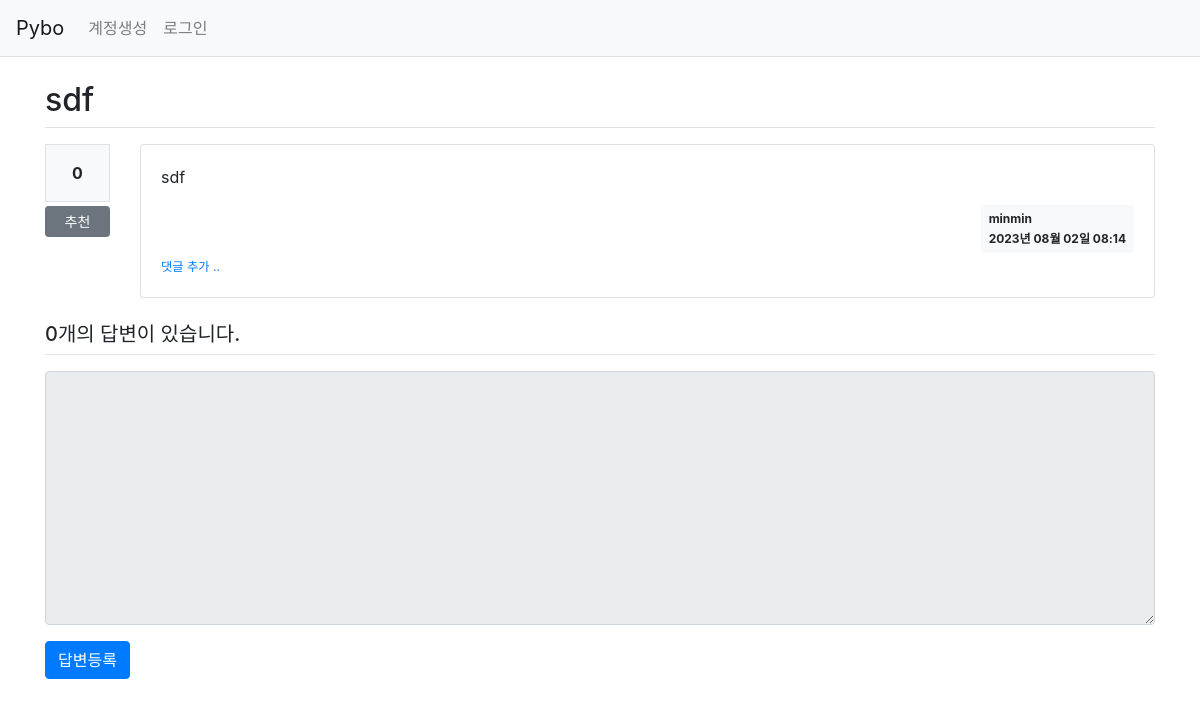
The app's page /question/detail/310/, older data.
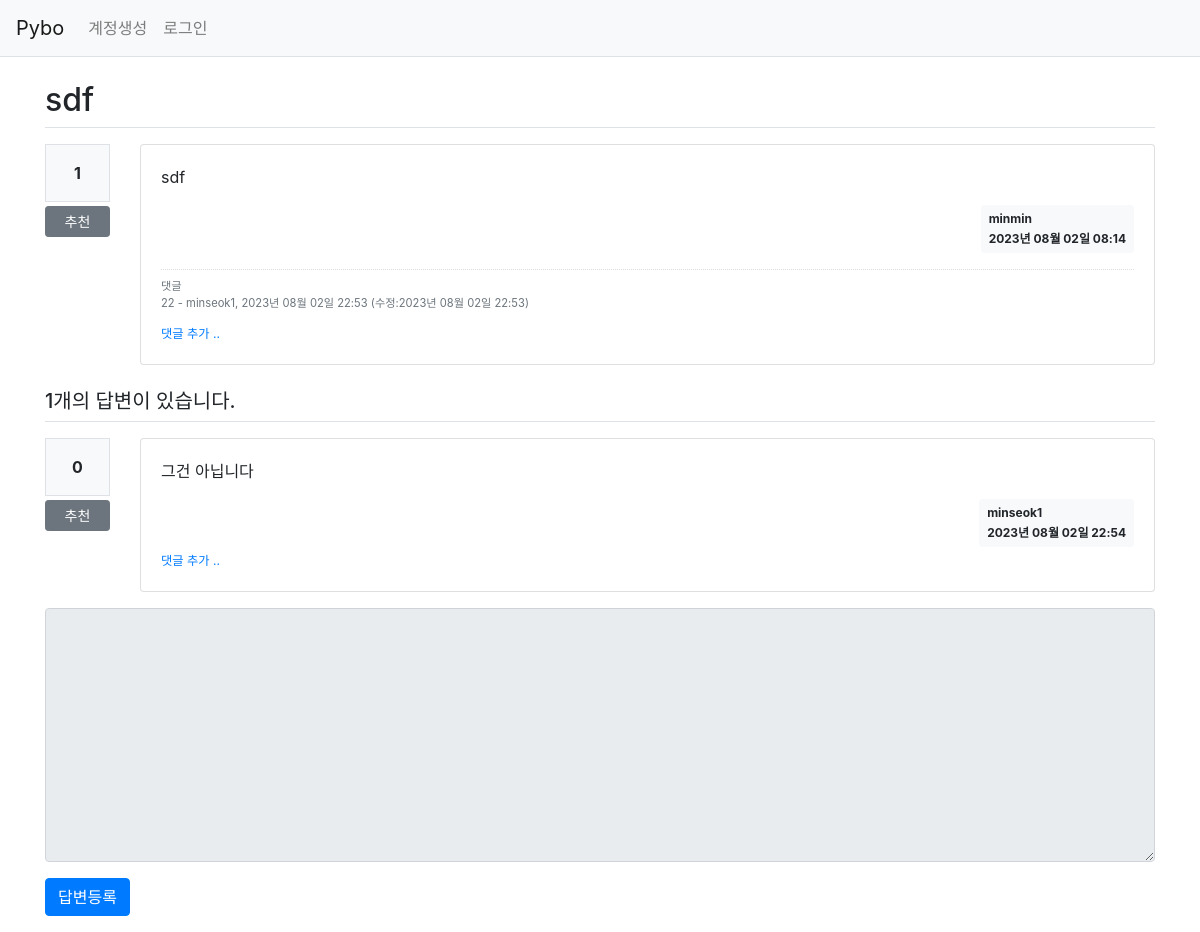
The same page, newer data.
### pybo/models.py (models this page shows)
class Question(db.Model):
    id = db.Column(db.Integer, primary_key=True)
    subject = db.Column(db.String(200), nullable=False)
    content = db.Column(db.Text(), nullable=False)
    create_date = db.Column(db.DateTime(), nullable=False)
    user_id = db.Column(db.Integer, db.ForeignKey('user.id', ondelete='CASCADE'), nullable=True)
    user = db.relationship('User', backref=db.backref('question_set'))
    modify_date = db.Column(db.DateTime(), nullable=True)
    voter = db.relationship('User', secondary=question_voter, backref=db.backref('question_voter_set'))

class User(db.Model):
    id = db.Column(db.Integer, primary_key=True)
    username = db.Column(db.String(200), unique=True, nullable=False)
    password = db.Column(db.String(200), nullable=False)
    email = db.Column(db.String(120), unique=True, nullable=False)

class Comment(db.Model):
    id = db.Column(db.Integer, primary_key=True)
    user_id = db.Column(db.Integer, db.ForeignKey('user.id', ondelete='CASCADE'), nullable=False)
    user = db.relationship('User', backref=db.backref('comment_set'))
    content = db.Column(db.Text(), nullable=False)
    create_date = db.Column(db.DateTime(), nullable=False)
    modify_date = db.Column(db.DateTime())
    question_id = db.Column(db.Integer, db.ForeignKey('question.id', ondelete='CASCADE'), nullable=True)
    question = db.relationship('Question', backref=db.backref('comment_set'))
    answer_id = db.Column(db.Integer, db.ForeignKey('answer.id', ondelete='CASCADE'), nullable=True)
    answer = db.relationship('Answer', backref=db.backref('comment_set'))

class Answer(db.Model):
    id = db.Column(db.Integer, primary_key=True)
    question_id = db.Column(db.Integer, db.ForeignKey('question.id', ondelete='CASCADE'))
    question = db.relationship('Question', backref=db.backref('answer_set', ))
    content = db.Column(db.Text(), nullable=False)
    create_date = db.Column(db.DateTime(), nullable=False)
    user_id = db.Column(db.Integer, db.ForeignKey('user.id', ondelete='CASCADE'), nullable=False)
    user = db.relationship('User', backref=db.backref('answer_set'))
    modify_date = db.Column(db.DateTime(), nullable=True)
    voter = db.relationship('User', secondary=answer_voter, backref=db.backref('answer_voter_set'))

### pybo/views/question_views.py (the view)
@bp.route('/detail/<int:question_id>/')
def detail(question_id):
    form = AnswerForm()
    question = Question.query.get_or_404(question_id)
    return render_template('question/question_detail.html', question=question, form=form)

### pybo/forms.py
class AnswerForm(FlaskForm):
    content = TextAreaField('내용', validators=[DataRequired('내용은 필수 입력 항목입니다.')])

### pybo/filter.py (called while the page is built)
def format_datetime(value, fmt='%Y년 %m월 %d일 %H:%M'):
    return value.strftime(fmt)

### pybo/views/auth_views.py (called while the page is built)
@bp.before_app_request
def load_logged_in_user():
    user_id = session.get('user_id')
    if user_id is None:
        g.user = None
    else:
        g.user = User.query.get(user_id)

### pybo/templates/question/question_detail.html (shortened to what this page needs)
{% extends 'base.html' %}
{% block content %}
<div class="container my-3">
    <h2 class="border-bottom py-2">{{ question.subject }}</h2>
    <div class="row my-3">
        <div class="col-1">
            <div class="bg-light text-center p-3 border font-weight-bolder mb-1">{{ question.voter|length }}</div>
            <a href="#" data-uri="{{ url_for('vote.question', question_id=question.id) }}"
               class="recommend btn btn-sm btn-secondary btn-block my-1">추천</a>
        </div>
        <div class="col-11">
            <div class="card">
                <div class="card-body">
                    <div class="card-text">{{ question.content|markdown }}</div>
                    <div class="d-flex justify-content-end">
                        <div class="badge badge-light p-2 text-left">
                            <div class="mb-2">{{ question.user.username }}</div>
                            <div>{{ question.create_date|datetime }}</div>
                        </div>
                    </div>
                    {% if question.comment_set|length > 0 %}
                    <div class="mt-3">
                    {% for comment in question.comment_set %}
                        <div class="comment py-2 text-muted">
                            <span style="white-space: pre-line;">{{ comment.content }}</span>
                            <span>
                                - {{ comment.user.username }}, {{ comment.create_date|datetime }}
                                {% if comment.modify_date %}
                                (수정:{{ comment.modify_date|datetime }})
                                {% endif %}
                            </span>
                        </div>
                    {% endfor %}
                    </div>
                    {% endif %}
                    <div>
                        <a href="{{ url_for('comment.create_question', question_id=question.id) }}"
                           class="small"><small>댓글 추가 ..</small></a>
                    </div>
                </div>
            </div>
        </div>
    </div>
    <h5 class="border-bottom my-3 py-2">{{ question.answer_set|length }}개의 답변이 있습니다.</h5>
    {% for answer in question.answer_set %}
    <div class="row my-3">
        <div class="col-1">
            <div class="bg-light text-center p-3 border font-weight-bolder mb-1">{{ answer.voter|length }}</div>
            <a href="#" data-uri="{{ url_for('vote.answer', answer_id=answer.id) }}"
                class="recommend btn btn-sm btn-secondary btn-block my-1">추천</a>
        </div>
        <div class="col-11">
            <div class="card">
                <div class="card-body">
                    <div class="card-text">{{ answer.content|markdown }}</div>
                    <div class="d-flex justify-content-end">
                        <div class="badge badge-light p-2 text-left">
                            <div class="mb-2">{{ answer.user.username }}</div>
                            <div>{{ answer.create_date|datetime }}</div>
                        </div>
                    </div>
                    <div>
                        <a href="{{ url_for('comment.create_answer', answer_id=answer.id) }}"
                           class="small"><small>댓글 추가 ..</small></a>
                    </div>
                </div>
            </div>
        </div>
    </div>
    {% endfor %}
    <form action="{{ url_for('answer.create', question_id=question.id) }}" method="post" class="my-3">
        <div class="form-group">
            <textarea {% if not g.user %}disabled{% endif %}
                    name="content" id="content" class="form-control" rows="10"></textarea>
        </div>
        <input type="submit" value="답변등록" class="btn btn-primary">
    </form>
</div>
{% endblock %}

### pybo/templates/base.html (shortened to what this page needs)
<!doctype html>
<html lang="ko">
<head>
    <link rel="stylesheet" href="{{ url_for('static', filename='bootstrap.min.css') }}">
    <link rel="stylesheet" href="{{ url_for('static', filename='style.css') }}">
</head>
<body>
{% include "navbar.html" %}
{% block content %}
{% endblock %}
</body>
</html>

### pybo/templates/navbar.html (shortened to what this page needs)
<nav class="navbar navbar-expand-lg navbar-light bg-light border-bottom">
  <a class="navbar-brand" href="{{ url_for('main.index') }}">Pybo</a>
  <div class="collapse navbar-collapse flex-grow-0" id="navbarNav">
    {% if g.user %}
    <ul class="navbar-nav">
      <li class="nav-item">
        <a class="nav-link" href="{{ url_for('auth.logout') }}">{{ g.user.username }} (로그아웃)</a>
      </li>
    </ul>
    {% else %}
    <ul class="navbar-nav">
      <li class="nav-item">
        <a class="nav-link" href="{{ url_for('auth.signup') }}">계정생성</a>
      </li>
      <li class="nav-item">
        <a class="nav-link" href="{{ url_for('auth.login') }}">로그인</a>
      </li>
    </ul>
    {% endif %}
  </div>
</nav>

### pybo/static/style.css (style rules this page uses)
.comment { border-top:dotted 1px #ddd; font-size:0.7em; }

Row changes from the older to the newer data that the page shows:
added Comment: content "댓글 22", user.username "minseok1", create_date "2023년 08월 02일 22:53", modify_date "2023년 08월 02일 22:53"
added Answer: voter|length "0", content "그건 아닙니다", user.username "minseok1", create_date "2023년 08월 02일 22:54"
Text that changed along with them:
{{ question.voter|length }}: "0" → "1"
{{ question.answer_set|length }}: "0" → "1"
